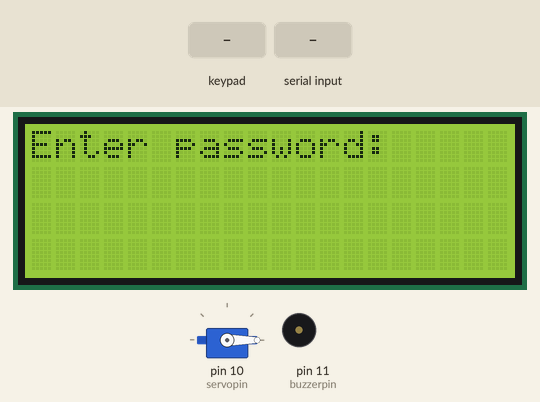
Recording of a sketch running on a simulated Arduino Uno, built with avr-gcc and run on an emulated ATmega328P. On the bench: servo, 20×4 character LCD, buzzer (waves = sounding, pin HIGH). The inputs (shaded band) are chosen by the test bench. What the sketch prints to the serial monitor is not drawn.

Above: at 1.2 s.
1.3 s: key '#' pressed
At 3.3 s:
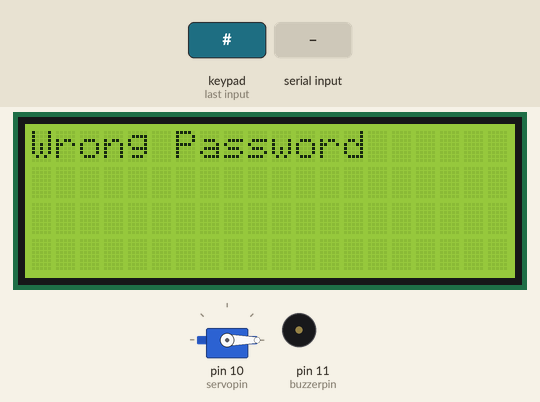
4.3 s: keypad keys 1 A 3 B # pressed 0.4 s apart
At 7.1 s:
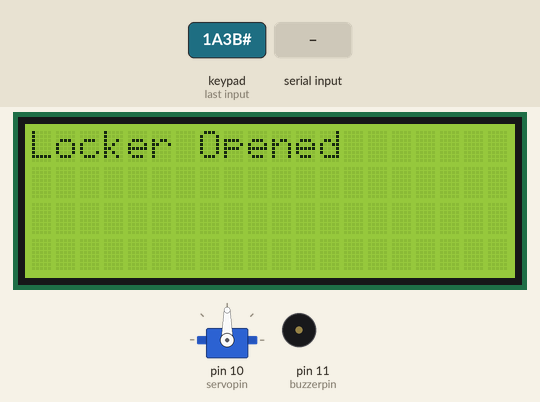
7.8 s: keypad keys 9 8 7 6 # pressed 0.4 s apart
At 12.7 s:
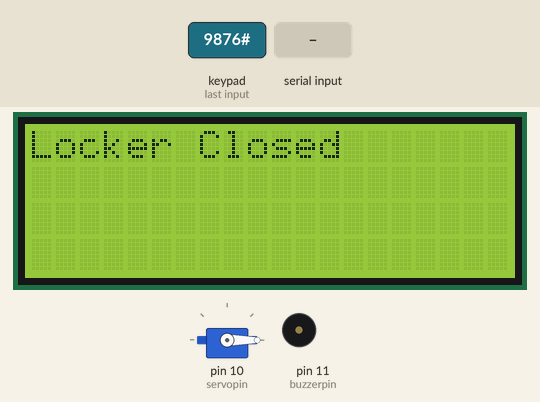
12.8 s: "1\n" received over Serial
At 15.5 s:
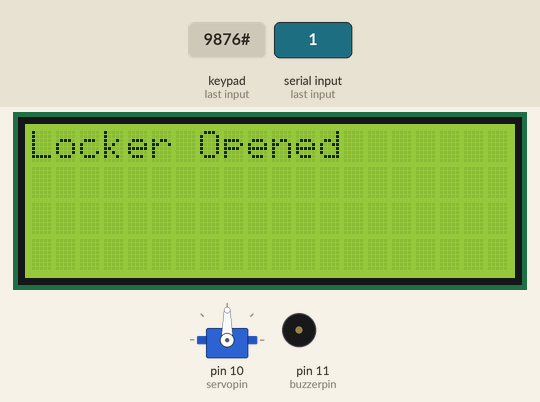
15.8 s: keypad keys 5 4 3 2 # pressed 0.4 s apart
At 19.1 s:
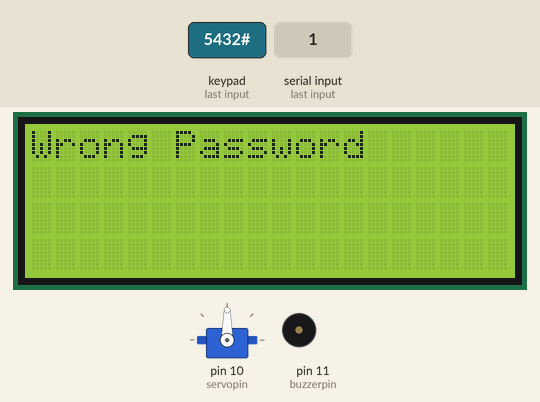
20.8 s: keypad keys 1 3 9 7 # pressed 0.4 s apart
At 23.2 s:
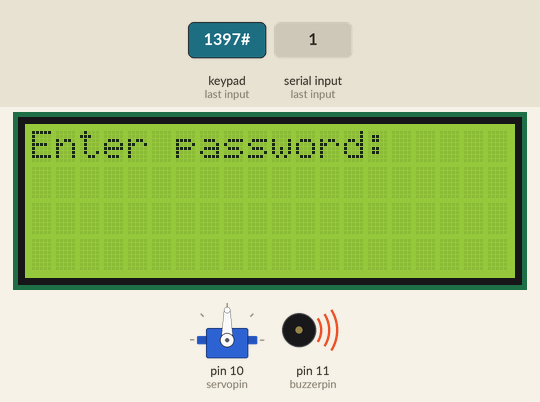
Timing chart, 0 to 24.9 s (numbered marks = the images above; inputs shaded):
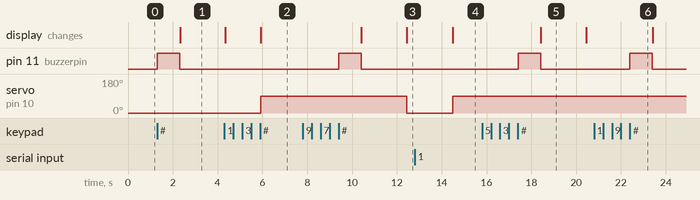

The sketch:

sketch_sep23a.ino
```cpp
#include <LiquidCrystal_I2C.h>
#include <Servo.h>
#include <Keypad.h>

const String password_1 = "1A3B";    // change your password here
String input_password;

int angle = 0; // the current angle of servo motor
unsigned long lastTime;

int state;


const byte numRows= 4; //number of rows on the keypad
const byte numCols= 4; //number of columns on the keypad
const int buzzerpin=11;//declaring buzzer pin
const int servopin=10;//declaring servo pin
LiquidCrystal_I2C lcd(0x27,20,4);
Servo Servo1;


//keymap defines the key pressed according to the row and columns just as appears on the keypad
char keymap[numRows][numCols]=
{
{'1', '2', '3', 'A'},
{'4', '5', '6', 'B'},
{'7', '8', '9', 'C'},
{'*', '0', '#', 'D'}
};

//Code that shows the the keypad connections to the arduino terminals
byte rowPins[numRows] = {9, 8,7,6}; //Rows 0 to 3
byte colPins[numCols]= {5,4,3,2}; //Columns 0 to 3

//initializes an instance of the Keypad class
Keypad myKeypad= Keypad(makeKeymap(keymap), rowPins, colPins, numRows, numCols);


void setup()
{
  pinMode(11, OUTPUT);
  pinMode(10, OUTPUT);
  pinMode(9, OUTPUT);
  pinMode(8, OUTPUT);
  pinMode(7, OUTPUT);
  pinMode(6, OUTPUT);
  pinMode(5, OUTPUT);
  pinMode(4, OUTPUT);
  pinMode(3, OUTPUT);
  pinMode(2, OUTPUT);
  Servo1.attach(servopin);
  Servo1.write(0);
  lcd.init();
  lcd.backlight();
  Serial.begin(9600);
  Serial.println("Enter password:") ;
  lcd.print("Enter password:");
}

void loop()
{
  while (true){

    char key = myKeypad.getKey();

    if (key) {

      if (key == '*') {
        input_password = ""; // reset the input password
      }
      else if (key == '#') {
        if (input_password == password_1 ) {
          lcd.clear();
          lcd.print("Locker Opened");
          angle = 90;
          Servo1.write(angle);
          lastTime = millis();
        }
        else {
          digitalWrite(buzzerpin,HIGH);
          delay(1000);
          digitalWrite(buzzerpin,LOW);
          lcd.clear();
          lcd.print("Wrong Password");
          delay(2000);
          lcd.clear();
          lcd.print("Enter password:");
        }

        input_password = ""; // reset the input password
      }

      else {
        input_password += key; // append new character to input password string
      }
    }

    if (angle == 90 && (millis() - lastTime) > 5000) { // 5 seconds
      angle = 0;
      Servo1.write(angle);
      lcd.clear();
      lcd.print("Locker Closed");
      delay(2000);
      lcd.clear();
      lcd.print("Enter password:");
    }

    if (Serial.available()){
      break;
    }
  }

  int state = Serial.parseInt();
  if (state==1){
    Servo1.write(90);
    lcd.clear();
    lcd.print("Locker Opened");
  }

  if (state==2){
    Servo1.write(0);
    lcd.clear();
    lcd.print("Locker Closed");
  }
}
```

Measured:
- after the input at 1.3 s, pin 11 (buzzerpin): LOW → HIGH at once, → LOW 1.0 s later; the display: changes after 1.0 s (image 1)
- after the input at 4.3 s, servo on pin 10 (servopin): 0° → 90° after 1.6 s; the display: first differs from a run without the input after 1.6 s (image 2)
- after the input at 7.8 s, pin 11 (buzzerpin): LOW → HIGH after 1.6 s, → LOW 1.0 s later; servo on pin 10 (servopin): 90° → 0° after 4.6 s instead of 3.1 s; the display: first changes after 2.6 s (image 3 shows a later state)
- after the input at 12.8 s, servo on pin 10 (servopin): 0° → 90° after 1.7 s; the display: changes after 1.7 s (image 4)
- after the input at 15.8 s, pin 11 (buzzerpin): LOW → HIGH after 1.6 s, → LOW 1.0 s later; the display: changes after 2.6 s (image 5)
- after the input at 20.8 s, pin 11 (buzzerpin): LOW → HIGH after 1.6 s, → LOW 1.0 s later
- what the display in image 5 shows lasts 2.0 s, from 18.4 s to 20.4 s
